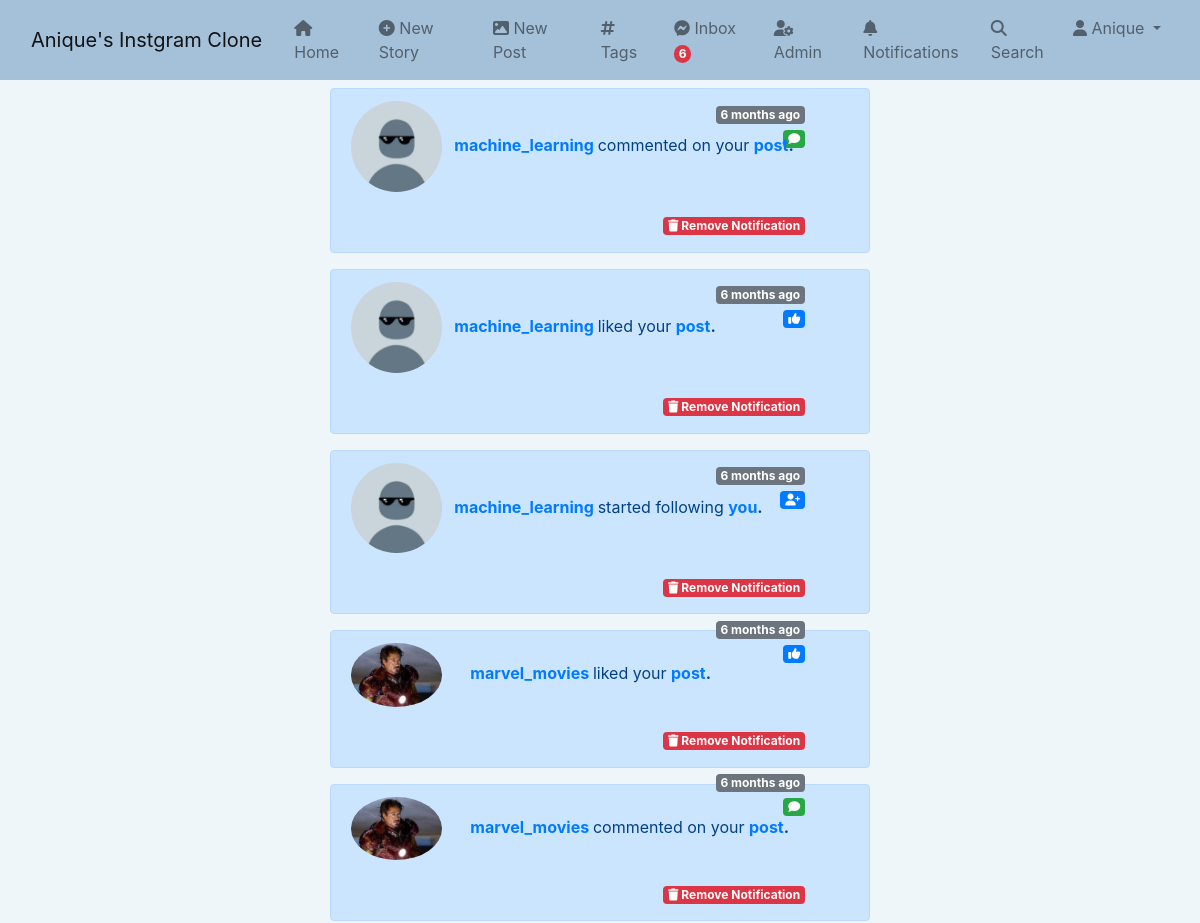
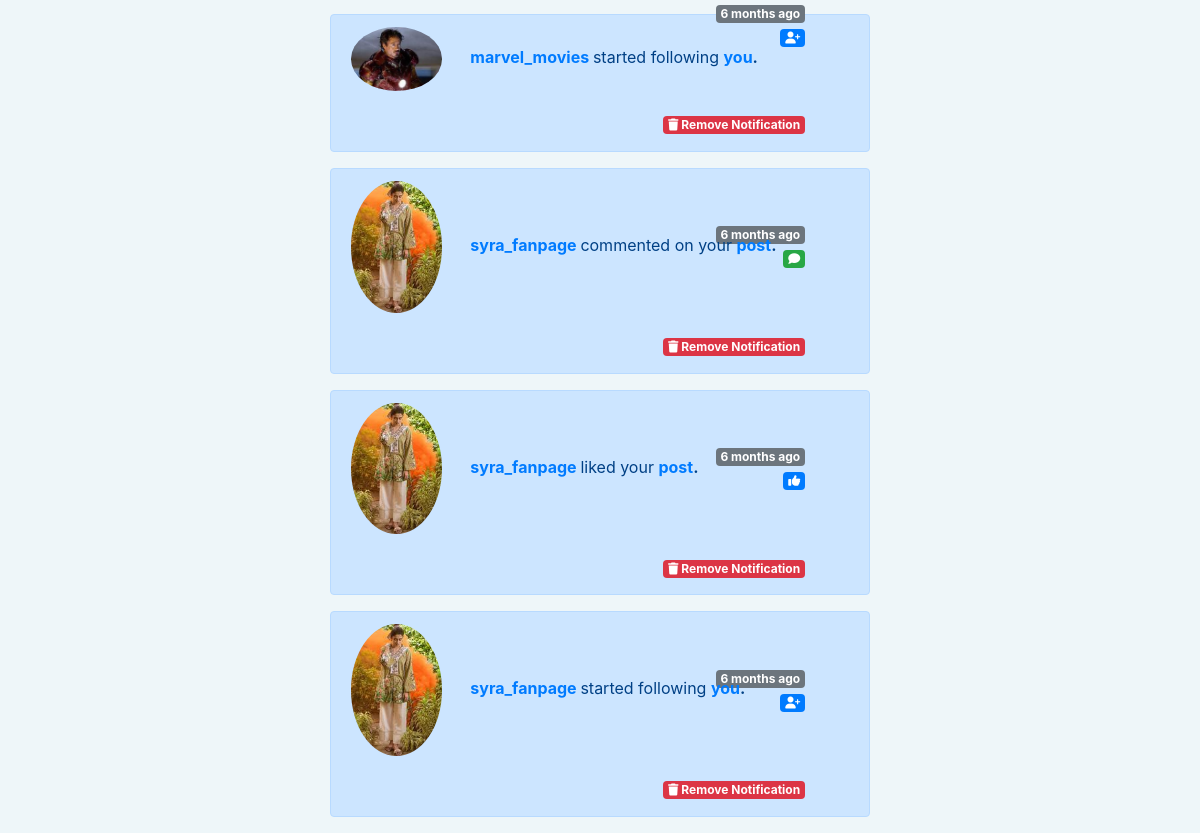
Screenshot of /notifications (signed in) with the database file from the repository (2 pictures, top to bottom).
### notification/models.py (models this page shows)
class Notification(models.Model):
    NOTIFICATION_TYPES = ((1,'Like'),(2,'Comment'),(3,'Follow'))
    post = models.ForeignKey('post.Post',on_delete=models.CASCADE,related_name='notification_post',blank=True,null=True)
    sender = models.ForeignKey(User,on_delete=models.CASCADE,related_name='notification_from_user')
    user = models.ForeignKey(User,on_delete=models.CASCADE,related_name='notification_to_user')
    notification_type = models.IntegerField(choices=NOTIFICATION_TYPES)
    text_preview = models.CharField(max_length=90,blank=True)
    date = models.DateTimeField(auto_now_add=True)
    is_seen = models.BooleanField(default=False)

### app_auth/models.py (models this page shows, shortened)
class Profile(models.Model):
    user = models.OneToOneField(User, on_delete=models.CASCADE, related_name='profile')
    first_name = models.CharField(max_length=50, null=True, blank=True)
    last_name = models.CharField(max_length=50, null=True, blank=True)
    location = models.CharField(max_length=50, null=True, blank=True)
    url = models.URLField(max_length=80, null=True, blank=True)
    profile_info = models.TextField(max_length=150, null=True, blank=True)
    date = models.DateField(auto_now_add=True)
    favorites = models.ManyToManyField(Post)
    picture = models.ImageField(upload_to=user_directory_path, blank=True, null=True, verbose_name='Picture')

### notification/views.py (the view)
# urls.py: path('notifications',views.notifications,name='notifications'),
def notifications(request):
    user = request.user
    notifications = Notification.objects.filter(user=user).order_by('-date')
    notifications.update(is_seen=True)
    context = {
        "notifications":notifications,
    }
    return render(request,'notification/notifications.html',context)

### direct/views.py (called while the page is built)
def directs_count(request):
    directs_count = 0
    if request.user.is_authenticated:
        directs_count = Message.objects.filter(user=request.user,is_read=False).count()
    return {'directs_count':directs_count}

### notification/views.py (called while the page is built)
def count_notifications(request):
    count_notifications=0
    if request.user.is_authenticated:
        count_notifications = Notification.objects.filter(user=request.user,is_seen=False).count()
    return {"count_notifications":count_notifications}

### post/models.py (called while the page is built)
    def get_absolute_url(self):
        return reverse("post_details", args=[str(self.id)])

### instagram_clone/templates/notification/notifications.html
{% extends 'base.html' %} {% load static %} {% load humanize %} {% block content %}
<div class="container">
  <div class="row">
    <div class="col-md-6 offset-md-3">
      {% for notification in notifications %}
      {% if notification.notification_type == 1 %}
      <div
        class="alert alert-primary alert-dismissible fade show mt-2"
        role="alert"
      >
        {% if notification.sender.profile.picture %}
        <img
          class="card-img-right rounded-circle img-fluid mr-4"
          style="height: 1%; width: 20%"
          src="{{notification.sender.profile.picture.url}}"
          alt="Card image cap"
        />
        {% else %}
        <img
          class="card-img-right rounded-circle img-fluid mr-2"
          style="height: 1%; width: 20%"
          src="{% static 'img/default_pfp.jpg' %}"
          alt="Card image cap"
        />
        {% endif %}
        <strong
          ><a
            href="{% url 'profile' notification.sender.profile.user.username %}"
            >{{notification.sender.profile.user.username}}</a
          >
        </strong>
        liked your
        <strong
          ><a href="{{notification.post.get_absolute_url}}">post</a>.
        </strong><br /><span
          class="badge bg-secondary float-lg-end"
          style="margin-top: -19%"
          >{{notification.date|naturaltime}}</span
        >
        <br /><span
          class="badge bg-primary float-lg-end"
          style="margin-top: -19%"
          ><i class="fa-solid fa-thumbs-up"></i
        ></span>
        <br />
        <a href="{% url 'delete_notification' notification.id %}">
        <span
          class="badge bg-danger float-lg-end"
          style="margin-top: -5%"
          ><i class="fa-solid fa-trash"></i> Remove Notification</span>
        </a>
      </div>
      {% elif notification.notification_type == 3 %}
      <div
        class="alert alert-primary alert-dismissible fade show mt-2"
        role="alert"
      >
        {% if notification.sender.profile.picture %}
        <img
          class="card-img-right rounded-circle img-fluid mr-4"
          style="height: 1%; width: 20%"
          src="{{notification.sender.profile.picture.url}}"
          alt="Card image cap"
        />
        {% else %}
        <img
          class="card-img-right rounded-circle img-fluid mr-2"
          style="height: 1%; width: 20%"
          src="{% static 'img/default_pfp.jpg' %}"
          alt="Card image cap"
        />
        {% endif %}
        <strong
          ><a
            href="{% url 'profile' notification.sender.profile.user.username %}"
            >{{notification.sender.profile.user.username}}</a
          >
        </strong>
        started following
        <strong
          ><a href="{% url 'profile' notification.user.username %}">you</a>.
        </strong><br /><span
          class="badge bg-secondary float-lg-end"
          style="margin-top: -19%"
          >{{notification.date|naturaltime}}</span
        >
        <br />
        <span class="badge bg-primary float-lg-end" style="margin-top: -19%"
          ><i class="fa-solid fa-user-plus"></i
        ></span><br />
        <a href="{% url 'delete_notification' notification.id %}">
        <span
          class="badge bg-danger float-lg-end"
          style="margin-top: -5%"
          ><i class="fa-solid fa-trash"></i> Remove Notification</span>
        </a>
      </div>
      {% else %}
      <div
        class="alert alert-primary alert-dismissible fade show mt-2"
        role="alert"
      >
      {% if notification.sender.profile.picture %}
      <img
        class="card-img-right rounded-circle img-fluid mr-4"
        style="height: 1%; width: 20%"
        src="{{notification.sender.profile.picture.url}}"
        alt="Card image cap"
      />
      {% else %}
      <img
        class="card-img-right rounded-circle img-fluid mr-2"
        style="height: 1%; width: 20%"
        src="{% static 'img/default_pfp.jpg' %}"
        alt="Card image cap"
      />
      {% endif %}
      <strong
      ><a
        href="{% url 'profile' notification.sender.profile.user.username %}"
        >{{notification.sender.profile.user.username}}</a
      >
    </strong>
    commented on your
    <strong
      ><a href="{{notification.post.get_absolute_url}}">post</a>.
    </strong><br /><span
          class="badge bg-secondary float-lg-end"
          style="margin-top: -19%"
          >{{notification.date|naturaltime}}</span
        >
        <br /><span
          class="badge bg-success float-lg-end"
          style="margin-top: -19%"
          ><i class="fa-solid fa-comment"></i>
        </span><br />
        <a href="{% url 'delete_notification' notification.id %}">
        <span
          class="badge bg-danger float-lg-end"
          style="margin-top: -5%"
          ><i class="fa-solid fa-trash"></i> Remove Notification</span>
        </a>
      </div>
      {% endif %}
      {% endfor %}
    </div>
  </div>
</div>
{% endblock content %}

### instagram_clone/templates/base.html (shortened to what this page needs)
{% load static %}
<!DOCTYPE html>
<html lang="en">
  <head>
    <link
      href="https://cdn.jsdelivr.net/npm/bootstrap@5.0.2/dist/css/bootstrap.min.css"
      rel="stylesheet"
    />
    <link
      rel="stylesheet"
      href="https://cdnjs.cloudflare.com/ajax/libs/font-awesome/6.1.1/css/all.min.css"
    />
    <link
      rel="stylesheet"
      href="https://stackpath.bootstrapcdn.com/bootstrap/4.3.1/css/bootstrap.min.css"
    />
  </head>
  <body style="background-color: #eef6f9">
    <nav
      class="navbar navbar-expand-lg navbar-light"
      style="background-color: #a5c0d9"
    >
      <div class="container-fluid">
        <a class="navbar-brand" href="#">Anique's Instgram Clone</a>
        <div class="collapse navbar-collapse" id="navbarSupportedContent">
          <ul class="navbar-nav me-auto mb-2 mb-lg-0">
            <li class="nav-item ml-2">
              <a class="nav-link" aria-current="page" href="{% url 'index' %}"
                ><i class="fa fa-home"></i> Home</a
              >
            </li>
            <li class="nav-item ml-2">
              <a class="nav-link" href="{% url 'new_story' %}"
                ><i class="fa fa-plus-circle"></i> New Story</a
              >
            </li>
            <li class="nav-item ml-2">
              <a class="nav-link" href="{% url 'new_post' %}"
                ><i class="fa fa-image"></i> New Post</a
              >
            </li>
            <li class="nav-item ml-2">
              <a class="nav-link" href="{% url 'tags' %}"
                ><i class="fa fa-hashtag"></i> Tags</a
              >
            </li>
            <li class="nav-item ml-2">
              <a class="nav-link" href="{% url 'inbox' %}"
                ><i class="fa-brands fa-facebook-messenger"></i> Inbox
                {% if directs_count %}
                <span class="badge rounded-pill bg-danger"
                  >{{directs_count}}</span
                >{% endif %}
              </a>
            </li>
            {% if request.user.is_superuser %}
            <li class="nav-item ml-2">
              <a class="nav-link" href="/admin"
                ><i class="fa-solid fa-user-gear"></i> Admin</a
              >
            </li>
            {% endif %}
            <li class="nav-item ml-2">
              <a class="nav-link" href="{% url 'notifications' %}"
                ><i class="fa-solid fa-bell"></i> Notifications
              </a>
            </li>
            <li class="nav-item ml-2">
              <a class="nav-link" href="{% url 'search_user' %}"
                ><i class="fa-solid fa-search"></i> Search</a
              >
            </li>
            <li class="nav-item dropdown">
              <a
                class="nav-link dropdown-toggle"
                href="#"
                id="navbarDropdown"
                role="button"
                data-bs-toggle="dropdown"
                aria-expanded="false"
              >
                <i class="fa fa-user"></i> {{request.user.username|capfirst}}
              </a>
            </li>
          </ul>
        </div>
      </div>
    </nav>
    {% block content %}{% endblock content %}
  </body>
</html>

### rows the page displays
Notification: sender.profile.user.username "machine_learning", date "6 months ago"
Notification: sender.profile.user.username "machine_learning", date "6 months ago"
Notification: sender.profile.user.username "machine_learning", date "6 months ago"
Notification: sender.profile.picture (placeholder picture), sender.profile.user.username "marvel_movies", date "6 months ago"
Notification: sender.profile.picture (placeholder picture), sender.profile.user.username "marvel_movies", date "6 months ago"
Notification: sender.profile.picture (placeholder picture), sender.profile.user.username "marvel_movies", date "6 months ago"
Notification: sender.profile.picture (placeholder picture), sender.profile.user.username "syra_fanpage", date "6 months ago"
Notification: sender.profile.picture (placeholder picture), sender.profile.user.username "syra_fanpage", date "6 months ago"
Notification: sender.profile.picture (placeholder picture), sender.profile.user.username "syra_fanpage", date "6 months ago"

### other values shown
{{ directs_count }} "6"
{{ request.user.username|capfirst }} "Anique"
